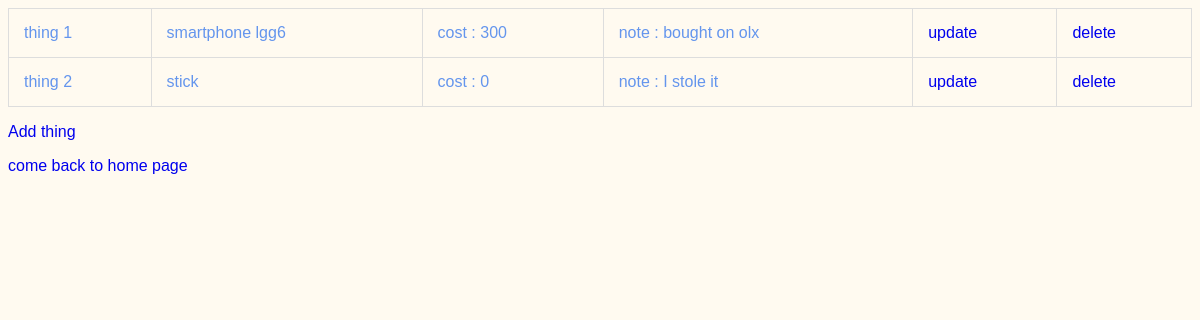
/list, run on an earlier commit of the app's database.
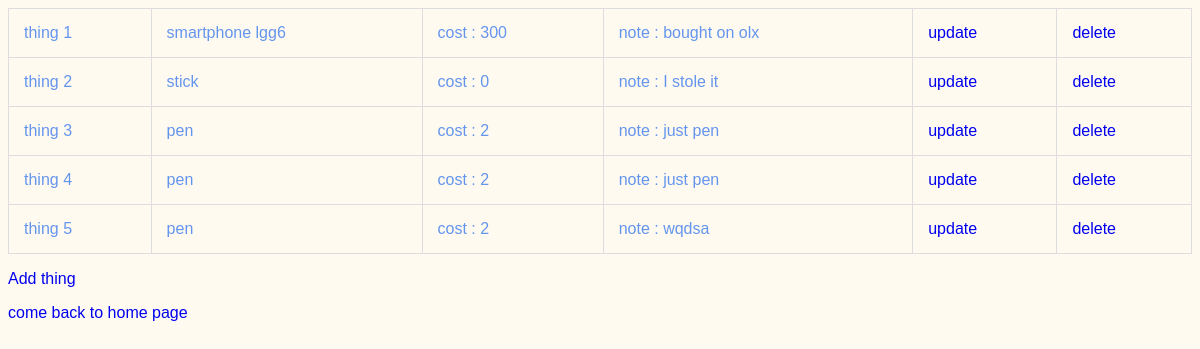
And on a later commit of the database.
### things/models.py (models this page shows, shortened)
class Thing(models.Model):
    name = models.CharField(max_length=200)
    cost = models.IntegerField()
    user = get_user_model()
    note = models.CharField(max_length=256)
    bought_at = models.DateTimeField(auto_now=False, auto_now_add=False)

### things/views.py (the view)
# urls.py: path('list',list, name="list"),
def list(request):
     return render(request,"thing/list.html",
                { "things": Thing.objects.all()   })

### things/templates/thing/list.html (shortened to what this page needs)
{% extends "base.html" %}
{% block content %}
    <table>
        {% for thing in things %}
            <tr>
                <td> thing {{thing.pk}}</td>
                <td>{{ thing.name }}</td>
                <td> cost : {{thing.cost}}</td>
                <td>  note : {{thing.note}}</td>
                <td><a href="{%url 'update' thing.id %}"> update</a></td>
                <td><a href="{%url 'delete' thing.id %}"> delete</a></td>
            </tr>
        {% endfor %}
    </table>
    <p><a href="{% url 'new' %}">Add thing</a></p>
    <p><a href="{% url 'index' %}">come back to home page</a></p>
{% endblock %}

### things/templates/base.html (shortened to what this page needs)
{% load static %}
<!DOCTYPE html>
<html lang="en">
<head>
    <link   rel="stylesheet"
            href="{% static 'thing/style.css'%}">
</head>
<body>
    {% block content %}
    {% endblock %}
</body>
</html>

### things/static/thing/style.css (style rules this page uses)
body { font-family: sans-serif; color: cornflowerblue; background-color: floralwhite; }
a { text-decoration: none; }
table, td, th { border: 1px solid #ddd; text-align: left; }
table { border-collapse: collapse; width: 100%; }
th, td { padding: 15px; }

What changed in the data, as far as the page shows it:
added Thing: pk "3", name "pen", cost "2", note "just pen"
added Thing: pk "4", name "pen", cost "2", note "just pen"
added Thing: pk "5", name "pen", cost "2", note "wqdsa"
